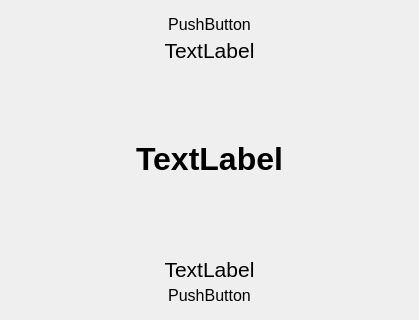
<?xml version="1.0" encoding="UTF-8"?>
<ui version="4.0">
 <class>omerDialog</class>
 <widget class="QDialog" name="omerDialog">
  <property name="geometry">
   <rect>
    <x>0</x>
    <y>0</y>
    <width>419</width>
    <height>320</height>
   </rect>
  </property>
  <property name="windowTitle">
   <string>ספירת העומר</string>
  </property>
  <property name="windowOpacity">
   <double>1.000000000000000</double>
  </property>
  <property name="layoutDirection">
   <enum>Qt::RightToLeft</enum>
  </property>
  <layout class="QVBoxLayout" name="verticalLayout">
   <property name="spacing">
    <number>0</number>
   </property>
   <item>
    <widget class="QPushButton" name="BbeforeBracha">
     <property name="sizePolicy">
      <sizepolicy hsizetype="Ignored" vsizetype="Maximum">
       <horstretch>0</horstretch>
       <verstretch>0</verstretch>
      </sizepolicy>
     </property>
     <property name="font">
      <font>
       <pointsize>12</pointsize>
      </font>
     </property>
     <property name="focusPolicy">
      <enum>Qt::NoFocus</enum>
     </property>
     <property name="text">
      <string>PushButton</string>
     </property>
     <property name="autoDefault">
      <bool>false</bool>
     </property>
     <property name="flat">
      <bool>true</bool>
     </property>
    </widget>
   </item>
   <item>
    <widget class="QLabel" name="LfirstBracha">
     <property name="sizePolicy">
      <sizepolicy hsizetype="Ignored" vsizetype="Maximum">
       <horstretch>0</horstretch>
       <verstretch>0</verstretch>
      </sizepolicy>
     </property>
     <property name="font">
      <font>
       <pointsize>16</pointsize>
      </font>
     </property>
     <property name="text">
      <string>TextLabel</string>
     </property>
     <property name="alignment">
      <set>Qt::AlignCenter</set>
     </property>
    </widget>
   </item>
   <item>
    <widget class="QLabel" name="omerString">
     <property name="sizePolicy">
      <sizepolicy hsizetype="Ignored" vsizetype="Ignored">
       <horstretch>0</horstretch>
       <verstretch>0</verstretch>
      </sizepolicy>
     </property>
     <property name="font">
      <font>
       <pointsize>24</pointsize>
       <weight>75</weight>
       <bold>true</bold>
      </font>
     </property>
     <property name="text">
      <string>TextLabel</string>
     </property>
     <property name="textFormat">
      <enum>Qt::RichText</enum>
     </property>
     <property name="alignment">
      <set>Qt::AlignCenter</set>
     </property>
     <property name="wordWrap">
      <bool>true</bool>
     </property>
    </widget>
   </item>
   <item>
    <widget class="QLabel" name="LlastBracha">
     <property name="sizePolicy">
      <sizepolicy hsizetype="Ignored" vsizetype="Maximum">
       <horstretch>0</horstretch>
       <verstretch>0</verstretch>
      </sizepolicy>
     </property>
     <property name="font">
      <font>
       <pointsize>16</pointsize>
      </font>
     </property>
     <property name="text">
      <string>TextLabel</string>
     </property>
     <property name="alignment">
      <set>Qt::AlignCenter</set>
     </property>
    </widget>
   </item>
   <item>
    <widget class="QPushButton" name="BafterBracha">
     <property name="font">
      <font>
       <pointsize>12</pointsize>
      </font>
     </property>
     <property name="focusPolicy">
      <enum>Qt::NoFocus</enum>
     </property>
     <property name="text">
      <string>PushButton</string>
     </property>
     <property name="autoDefault">
      <bool>false</bool>
     </property>
     <property name="flat">
      <bool>true</bool>
     </property>
    </widget>
   </item>
  </layout>
 </widget>
 <resources/>
 <connections/>
</ui>
